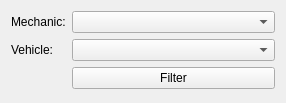
<?xml version="1.0" encoding="UTF-8"?>
<ui version="4.0">
 <class>Form</class>
 <widget class="QWidget" name="Form">
  <property name="geometry">
   <rect>
    <x>0</x>
    <y>0</y>
    <width>286</width>
    <height>103</height>
   </rect>
  </property>
  <property name="windowTitle">
   <string>Form</string>
  </property>
  <layout class="QFormLayout" name="formLayout">
   <item row="0" column="0">
    <widget class="QLabel" name="label">
     <property name="text">
      <string>Mechanic:</string>
     </property>
    </widget>
   </item>
   <item row="2" column="1">
    <widget class="QPushButton" name="filterButton">
     <property name="text">
      <string>Filter</string>
     </property>
    </widget>
   </item>
   <item row="0" column="1">
    <widget class="QComboBox" name="cbMechanic"/>
   </item>
   <item row="1" column="1">
    <widget class="QComboBox" name="cbVehicle"/>
   </item>
   <item row="1" column="0">
    <widget class="QLabel" name="label_2">
     <property name="text">
      <string>Vehicle:</string>
     </property>
    </widget>
   </item>
  </layout>
 </widget>
 <resources/>
 <connections/>
</ui>
